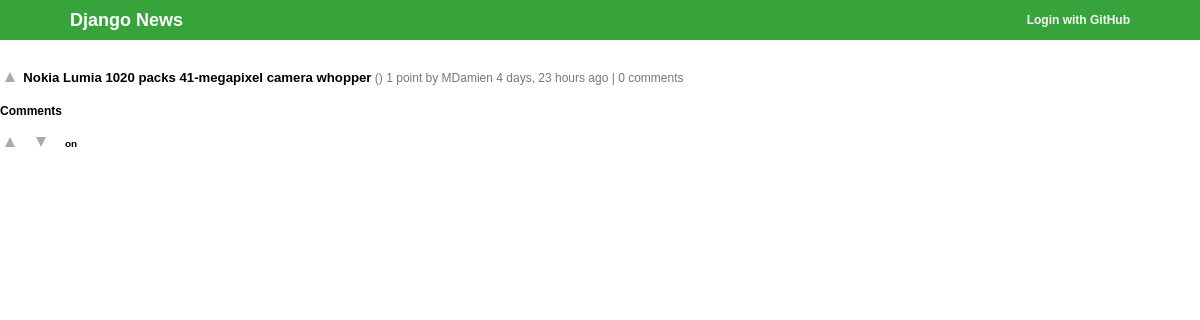
Screenshot of /3/ with the database file from the repository.
### posts/models.py (models this page shows, shortened)
class Post(models.Model):
    title = models.CharField(max_length=200)
    user = models.ForeignKey(User)
    date = models.DateTimeField(auto_now_add=True)
    link = models.URLField(max_length=600, blank=True)
    text = models.TextField(blank=True)
    def score(self):
        return Vote.objects.filter(post=self,upvote=True).count() - Vote.objects.filter(post=self,upvote=False).count()
    def comments_count(self):
        return Comment.objects.filter(post=self).count()
    def get_domain(self):
        return urlparse(self.link).netloc

### posts/views.py (the view)
# urls.py: url(r'^(?P<id>\d+)/$', views.details),
def details(request,id):
	post = Post.objects.get(pk=id)
	comments = Comment.objects.filter(post=post)
	return render(request, 'posts/details.html', {'post': post,'comments':comments})

### posts/templates/posts/details.html (shortened to what this page needs)
{% extends "posts/base.html" %}
{% block content %}
<div>
	{% include "posts/post.html" with post=post%}
</div>
<h4>Comments</h4>
{% load mptt_tags %}
<div class="comments">
{% recursetree comments %}
    <div class="comment" style="margin-left: {{ node.get_level }}0px">
        <h5>
            <a href='{% url 'posts.views.comment_upvote' post.pk node.pk %}' class='upvote' title='upvote'>upvote</a>
        <a href='{% url 'posts.views.comment_downvote' post.pk node.pk%}' class='downvote' title='downvote'>downvote</a>
    </a>&nbsp;&nbsp;&nbsp;{{ node.author }} on {{ node.date }}</h5>
    </div>
{% endrecursetree %}
{% endblock %}

### posts/templates/posts/post.html
{% load humanize %}
<span class="post">
	<a href='{% url 'posts.views.upvote' post.pk %}' class='upvote' title='upvote' {% if not user.is_authenticated %} onclick="alert('You need to be logged to vote')" {% endif %}>vote up</a>
	{% if post.link %}
	<a class="link" href="{{ post.link }}">{{ post.title }}</a><span class="comhead"> ({{post.get_domain}}) </span>
	{% else %}
	<a class="link" href="{% url 'posts.views.details' post.pk %}">{{ post.title }}</a>
	{% endif %}
	<span class="score">
	{% with total=post.score %}
		{{ total }} point{{ total|pluralize }}
	{% endwith %}
	</span> by {{ post.user }} {{ post.date|naturaltime}}  | <a class="comments" href="{% url 'posts.views.details' post.pk %}">
	{% with total=post.comments_count %}
		{{ total }} comment{{ total|pluralize }}
	{% endwith %}</a>
</span>

### posts/static/css/style.css (style rules this page uses)
body { margin:0; font: 12px/1.4em Verdana,sans-serif; }
.upvote { text-indent: -999px; overflow: hidden; display: inline-block; border: 5px solid transparent; border-top: 0px; border-bottom: 10px solid #aaa; width: 0; height: 0; margin-left:5px; margin-right:5px; }
.downvote { text-indent: -999px; overflow: hidden; display: inline-block; border: 5px solid transparent; border-bottom: 0px; border-top: 10px solid #aaa; width: 0; height: 0; margin-left:5px; margin-right:5px; }
.post a { text-decoration: none; }
.post .link { color: black; font-weight: bold; font-size: 1.1em; }
.post, .post a { color: #777; }

### rows the page displays
Post: title "Nokia Lumia 1020 packs 41-megapixel camera whopper", user "MDamien", date "4 days, 23 hours ago"

### other values shown
{{ total }} "1"
{{ total }} "0"
